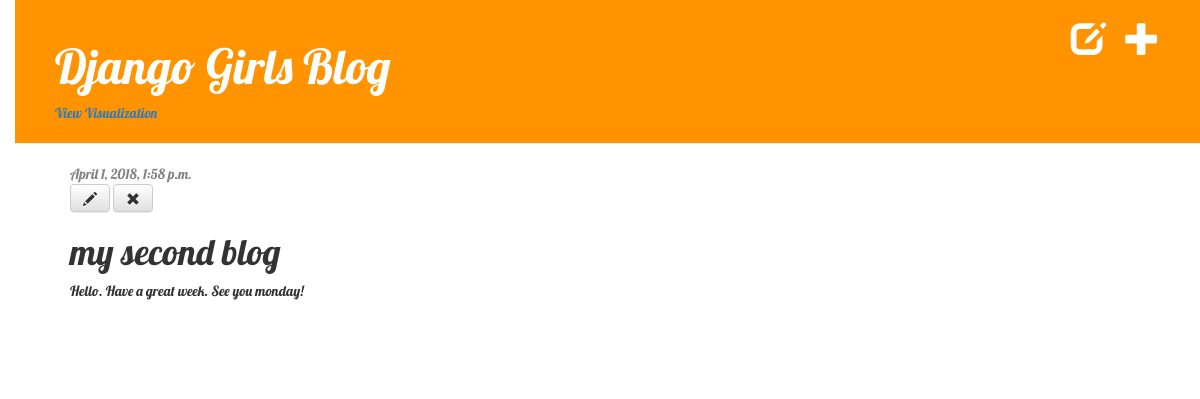
Page /post/2/ (signed in) on the committed database.
### blog/models.py (models this page shows, shortened)
class Post(models.Model):
    author = models.ForeignKey('auth.User', on_delete=models.CASCADE)
    title = models.CharField(max_length=200)
    text = models.TextField()
    created_date = models.DateTimeField(default=timezone.now)
    published_date = models.DateTimeField(blank=True, null=True)

### blog/views.py (the view)
# urls.py: url(r'^post/(?P<pk>\d+)/$', views.post_detail, name='post_detail'),
def post_detail(request, pk):
    post = get_object_or_404(Post, pk=pk)
    return render(request, 'blog/post_detail.html', {'post': post})

### blog/templates/blog/post_detail.html
{% extends 'blog/base.html' %}
    {% block content %}
        <div class="post">
            {% if post.published_date %}
                <div class="date">
                    {{ post.published_date }}
                </div>
            {% else %}
                <a class="btn btn-default" href="{% url 'post_publish' pk=post.pk %}">Publish</a>
            {% endif %}
            {% if user.is_authenticated %}
                <a class="btn btn-default" href="{% url 'post_edit' pk=post.pk %}"><span class="glyphicon glyphicon-pencil"></span></a>
                <a class="btn btn-default" href="{% url 'post_remove' pk=post.pk %}"><span class="glyphicon glyphicon-remove"></span></a>
            {% endif %}
            <h1>{{ post.title }}</h1>
            <p>{{ post.text|linebreaksbr }}</p>
        </div>
    {% endblock %}

### blog/static/css/blog.css (style rules this page uses)
body { padding-left: 15px; font-family: 'Lobster'; }
h1, h2, h3, h4 { font-family: 'Lobster', cursive; }
.date { color: #828282; }
.post { margin-bottom: 70px; }

### rows in the picture
Post: published_date "April 1, 2018, 1:58 p.m.", title "my second blog", text "Hello. Have a great week. See you monday!"
